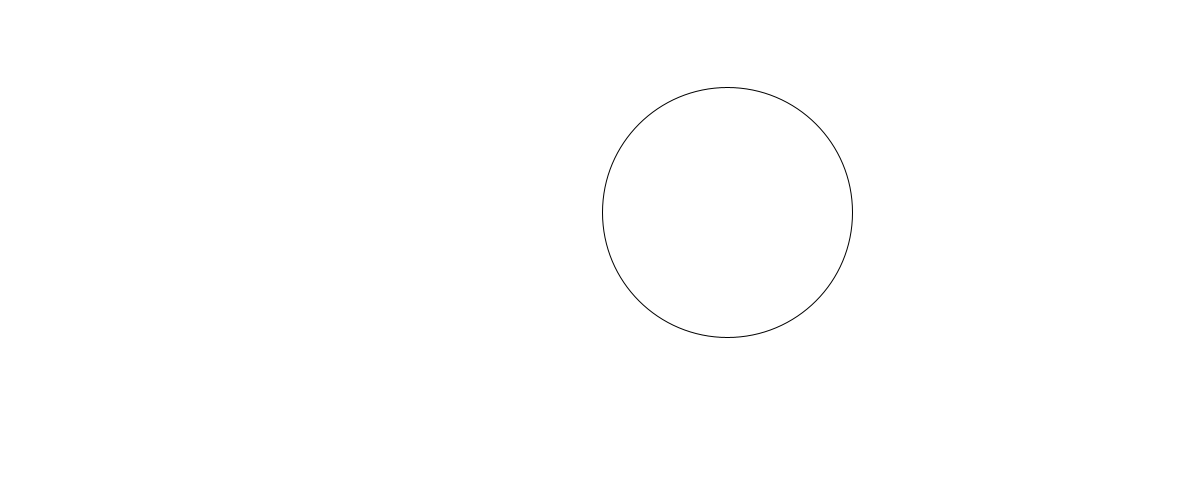
Frame 1 (no input)
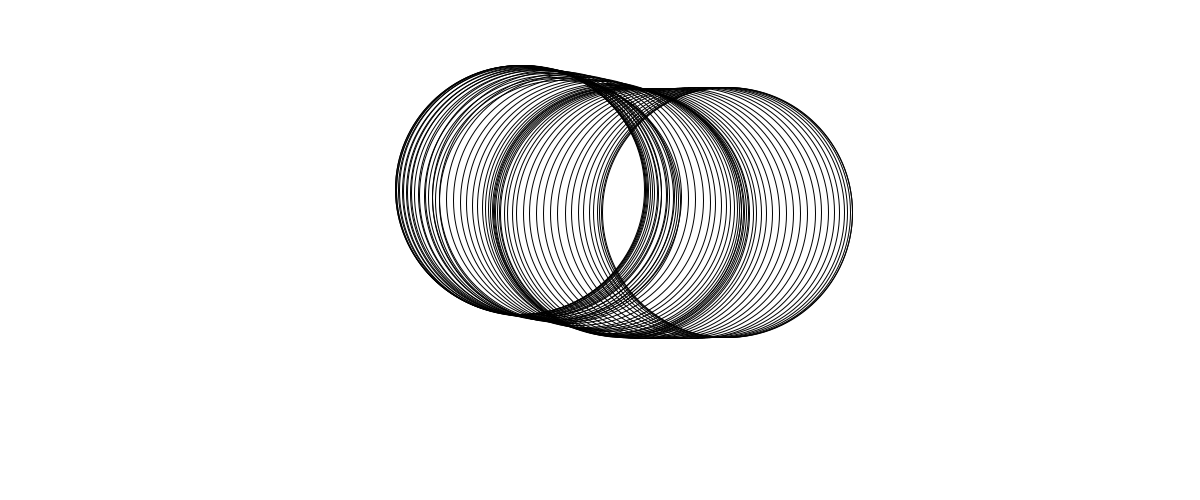
Frame 60 (the mouse pressed at the canvas centre just before this capture)
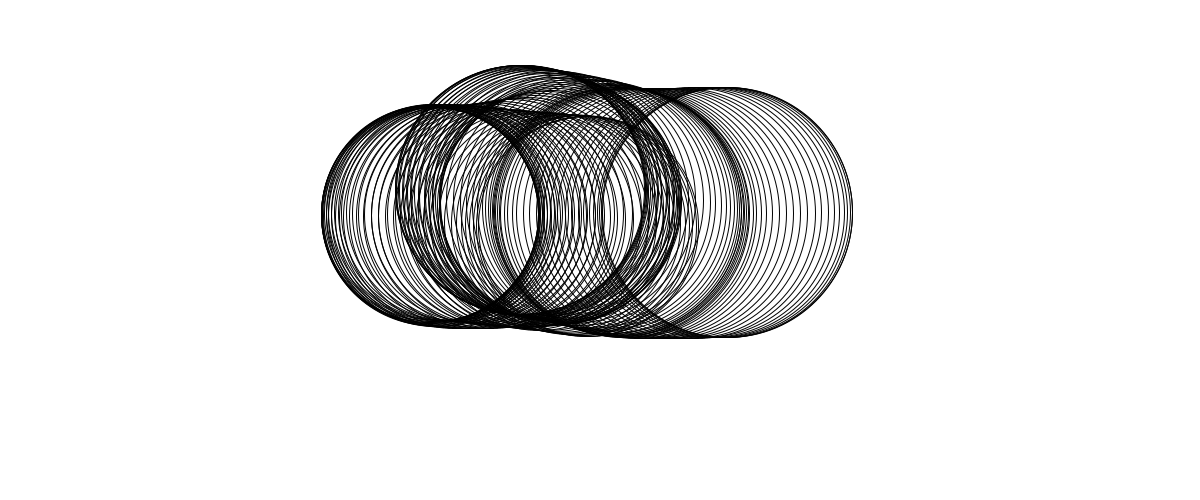
Frame 120 (the mouse held since frame 60 and released just before this capture)

The Processing sketch that drew these frames (run headless with seeded random() and noise(); from frame 60 on, the mouse is pressed at the canvas centre):

// Processing sketch: Cap5_1_1_LinhasSuaves
// ── Cap5_1_1_LinhasSuaves.pde
/*
 * Livro: O Código Transcendente
 * por Mateus Paresqui Berruezo.
 * Capítulo 5 - Seção 5.1
 * 
 * Parte do repositório encontrado em:
 * https://github.com/codigotranscendente/livro
 *
 * MIT License. Pode ser consultada em:
 * https://opensource.org/licenses/MIT
 */

// Ruídos:
float nx = 0, ny = 100, nr = 200;

void setup() {
  size(1200, 500);
  background(255);
  noFill();
}

void draw() {
  float posX = map(noise(nx),0,1,0,width);
  float posY = map(noise(ny),0,1,0,height);
  float r = 100 + 200*noise(nr);
  
  // Para suavizar o desenho, descomente a linha abaixo
  //stroke(map(r,100,300,100,0),20);
  ellipse(posX,posY,r,r);
  
  // Os incrementos de ruídos foram alterados
  // inúmeras vezes até achar um movimento satisfatório.
  nx += 0.008;
  ny += 0.005;
  nr += 0.005;
}
